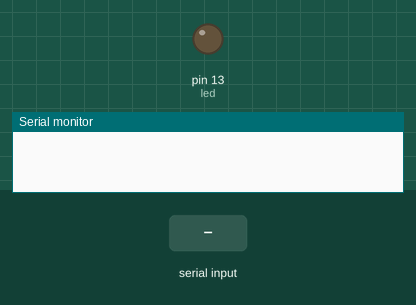
The sketch below on a simulated Arduino Uno, built with avr-gcc and run on an emulated ATmega328P. On the bench: output pins drawn as LEDs (lit = HIGH), the last lines printed to the serial monitor. The test bench sets the inputs (shaded band).

Above: at 1.2 s.
1.3 s: "1" received over the second serial link
At 2.5 s:
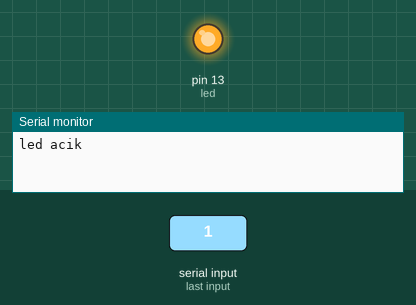
2.8 s: "0" received over the second serial link
At 3.9 s:
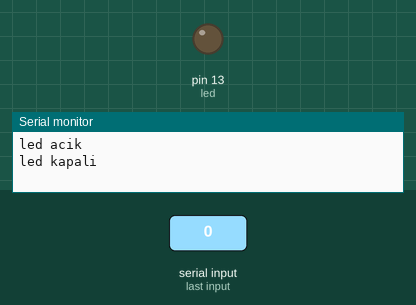
Timing chart, 0 to 5.8 s (numbered marks = the images above; inputs shaded):
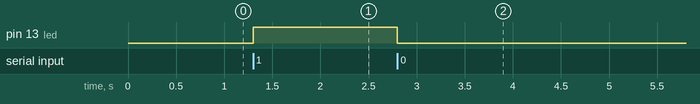

The sketch:

arduino_ile_bluetooth_kullanimi.ino
```cpp
#include <SoftwareSerial.h>

int led = 13;
SoftwareSerial BTSerial(10, 11);


byte okunan = 0;
int key = 9;

void setup() {
  BTSerial.begin(9600);
  Serial.begin(9600);
  pinMode(led, OUTPUT);
  pinMode(key, OUTPUT);
  digitalWrite(key, LOW);

}

void loop() {


  while (BTSerial.available()) {
    okunan = BTSerial.read();
    if (okunan == '0')
    {

      digitalWrite(led, LOW);
      Serial.println("led kapali");
    }
    else if (okunan == '1')
    {

      digitalWrite(led, HIGH);
      Serial.println("led acik");
    }
    delay(50);
  }
}
```

Measured:
- after the input at 1.3 s, pin 13 (led): LOW → HIGH at once
- after the input at 2.8 s, pin 13 (led): HIGH → LOW at once
